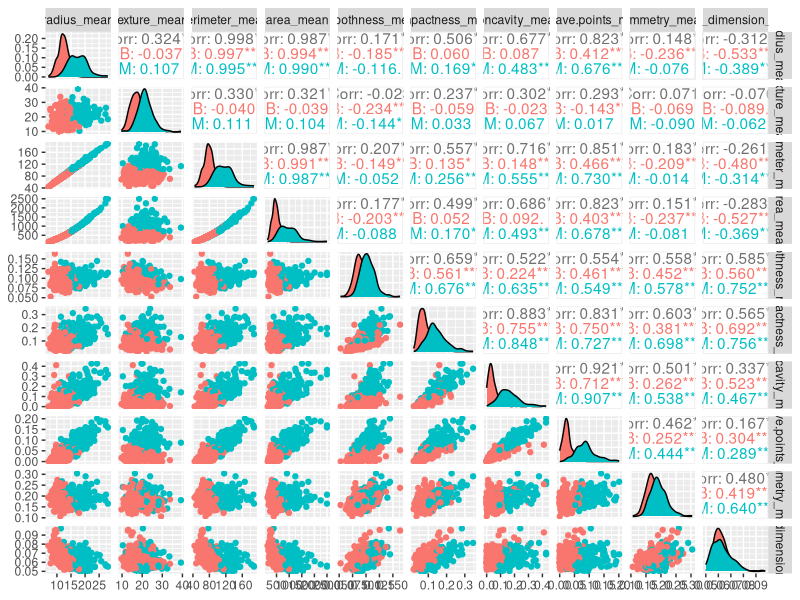
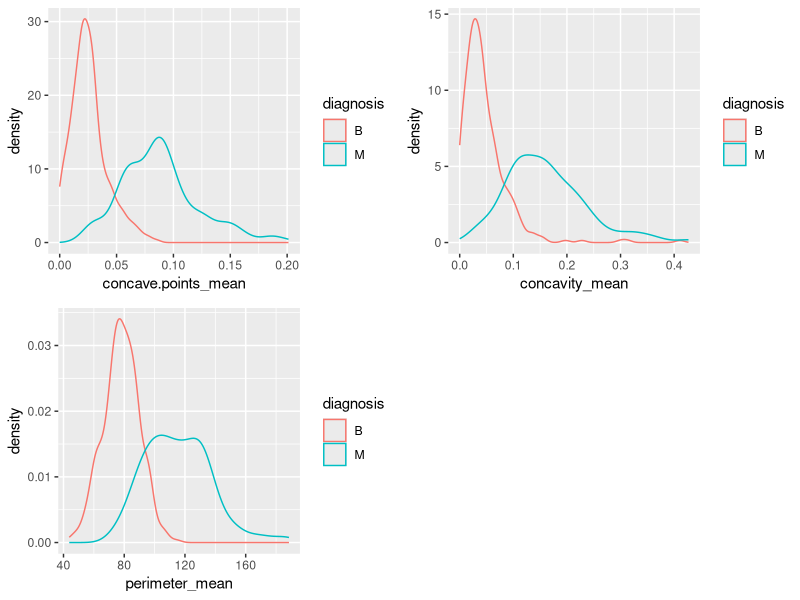

Recreate these plots in R, in order. (Note: this script raises an error after producing the figures.)
## ---- chunk 1
library(ggplot2)
library(GGally)
library(gridExtra)
library(class)
library(car)
## ---- chunk 2
breastcancer <- read.csv("BreastCancer.csv")
dim(breastcancer)
summary(breastcancer)
## ---- chunk 3
ggpairs(data = breastcancer[,c(-1,-2)], aes(color = breastcancer$diagnosis))
g1 <- ggplot(breastcancer, aes(concave.points_mean, color = diagnosis)) + geom_density()
g2 <- ggplot(breastcancer, aes(concavity_mean, color = diagnosis)) + geom_density()
g3 <- ggplot(breastcancer, aes(perimeter_mean, color = diagnosis)) + geom_density()
grid.arrange(g1,g2,g3, nrow=2)
## ---- chunk 4
set.seed(1128)
train_indices <- sample(1:nrow(breastcancer), 400, replace = F)
test_indices <- 1:nrow(breastcancer)
test_indices <- test_indices[-train_indices]
predictors <- breastcancer[,c(5,9,10)]
train_predictors <- predictors[train_indices,]
test_predictors <- predictors[test_indices,]
train_outcomes <- breastcancer$diagnosis[train_indices]
test_outcomes <- breastcancer$diagnosis[test_indices]
knn_unscaled_results <- vector(mode = "list", length = 6)
knn_k_values <- c(1,3,5,7,9,11)
for (i in 1:length(knn_k_values)) {
  knn_unscaled_results[i] <- list(knn(train_predictors,test_predictors,train_outcomes,k = knn_k_values[i]))
}
## ---- chunk 5
for(i in 1:length(knn_k_values)){
  cat("Misclassification Rate for k = ",knn_k_values[i],": ",mean(knn_unscaled_results[[i]] != test_outcomes), "\n", sep = '')
}
## ---- chunk 6
scaled_predictors <- scale(predictors)
scaled_train_predictors <- scaled_predictors[train_indices,]
scaled_test_predictors <- scaled_predictors[test_indices,]
knn_scaled_results <- vector(mode = "list", length = 6)
for (i in 1:length(knn_k_values)) {
  knn_scaled_results[i] <- 
    list(knn(scaled_train_predictors,scaled_test_predictors,train_outcomes,k = knn_k_values[i]))
}
## ---- chunk 7
for(i in 1:length(knn_k_values)){
  cat("Misclassification Rate for k = ",knn_k_values[i],": ",
      mean(knn_scaled_results[[i]] != test_outcomes), "\n", sep = '')
}
## ---- chunk 8
all_predictors <- breastcancer[,c(-1,-2)]
all_train_predictors <- all_predictors[train_indices,]
all_test_predictors <- all_predictors[test_indices,]
knn_unscaled_results_all_predictors <- vector(mode = "list", length = 6)
for (i in 1:length(knn_k_values)) {
  knn_unscaled_results_all_predictors[i] <- list(knn(all_train_predictors,all_test_predictors,train_outcomes,k = knn_k_values[i]))
}
for(i in 1:length(knn_k_values)){
  cat("Misclassification Rate for all predictors, unscaled, for k = ",knn_k_values[i],": ",mean(knn_unscaled_results_all_predictors[[i]] != test_outcomes), "\n", sep = '')
}
## ---- chunk 9
all_scaled_predictors <- scale(all_predictors)
all_scaled_train_predictors <- all_scaled_predictors[train_indices,]
all_scaled_test_predictors <- all_scaled_predictors[test_indices,]
knn_scaled_results_all_predictors <- vector(mode = "list", length = 6)
for (i in 1:length(knn_k_values)) {
  knn_scaled_results_all_predictors[i] <- list(knn(all_scaled_train_predictors,all_scaled_test_predictors,train_outcomes,k = knn_k_values[i]))
}
for(i in 1:length(knn_k_values)){
  cat("Misclassification Rate for all predictors, scaled, for k = ",knn_k_values[i],": ",mean(knn_scaled_results_all_predictors[[i]] != test_outcomes), "\n", sep = '')
}
## ---- chunk 10
m1 <- glm(diagnosis~radius_mean+texture_mean+perimeter_mean+area_mean+smoothness_mean
          +compactness_mean+concavity_mean+concave.points_mean+symmetry_mean
          +fractal_dimension_mean,data = breastcancer[train_indices,],
          family = "binomial")
summary(m1)
train_logit_probabilities <- predict(m1,type="response")
test_logit_probabilities <- predict(m1,newdata = breastcancer[test_indices,],type="response")
train_logit_results <- ifelse(train_logit_probabilities > 0.5, "M", "B")
test_logit_results <- ifelse(test_logit_probabilities > 0.5, "M", "B")
## ---- chunk 11
table(train_outcomes,train_logit_results)
## ---- chunk 12
table(test_outcomes,test_logit_results)
## ---- chunk 13
mean(train_outcomes!=train_logit_results)
mean(test_outcomes!=test_logit_results)
## ---- chunk 14
scaled_breastcancer <- data.frame(breastcancer[,c(1,2)],scale(breastcancer[,c(-1,-2)]))
m2 <- glm(diagnosis~radius_mean+texture_mean+perimeter_mean+area_mean+smoothness_mean
          +compactness_mean+concavity_mean+concave.points_mean+symmetry_mean
          +fractal_dimension_mean,data = scaled_breastcancer[train_indices,],
          family = "binomial")
summary(m2)
train_scaled_logit_probabilities <- predict(m2,type="response")
test_scaled_logit_probabilities <- predict(m2,newdata = scaled_breastcancer[test_indices,],type="response")
train_scaled_logit_results <- ifelse(train_scaled_logit_probabilities > 0.5, "M", "B")
test_scaled_logit_results <- ifelse(test_scaled_logit_probabilities > 0.5, "M", "B")
## ---- chunk 15
table(train_outcomes,train_scaled_logit_results)
## ---- chunk 16
table(test_outcomes,test_scaled_logit_results)
## ---- chunk 17
mean(train_outcomes!=train_scaled_logit_results)
mean(test_outcomes!=test_scaled_logit_results)
## ---- chunk 18
mean(test_logit_probabilities==test_scaled_logit_probabilities)
mean(test_logit_results==test_scaled_logit_results)
## ---- chunk 19
vif(m1)
